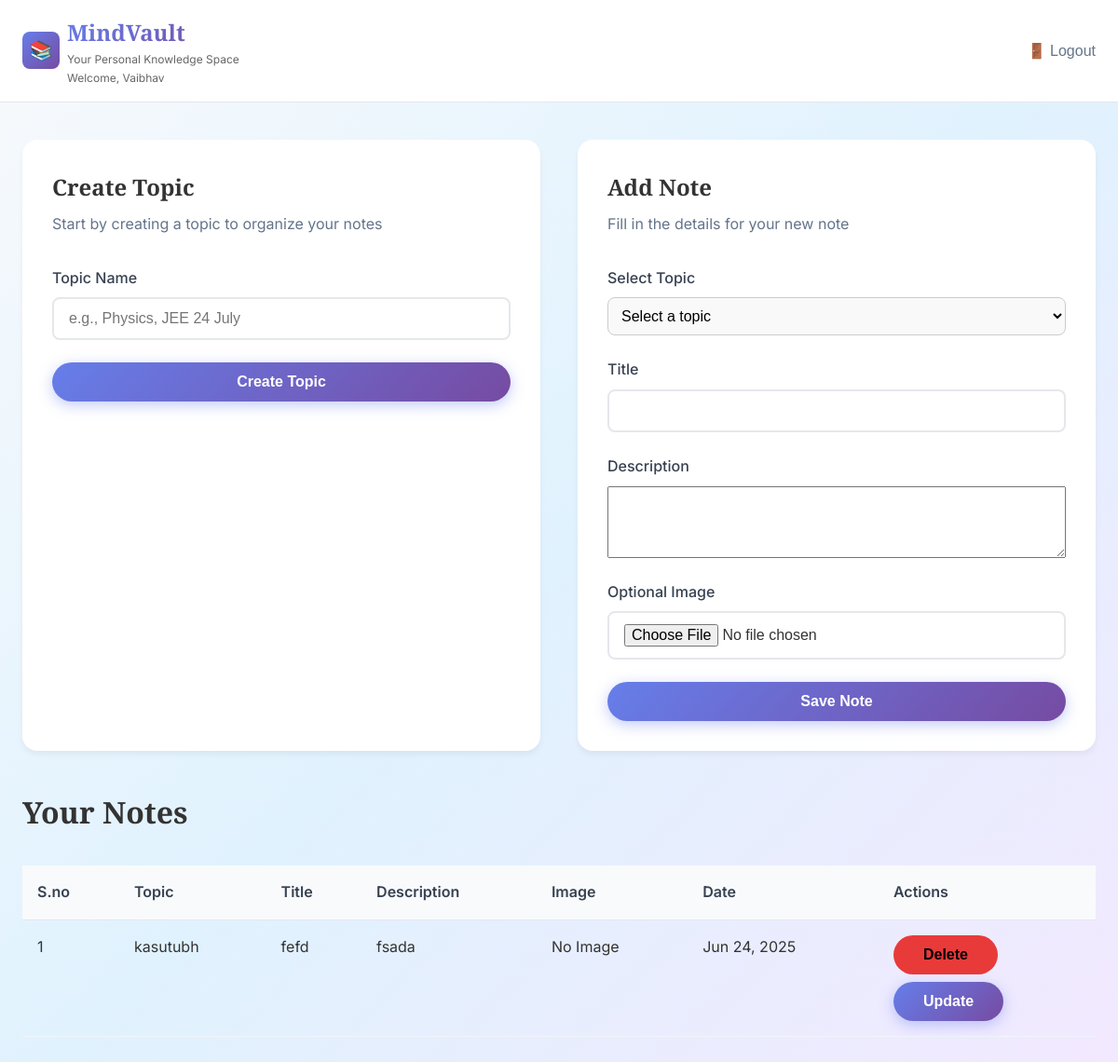
The app's page /MindVault/ (signed in), older data.
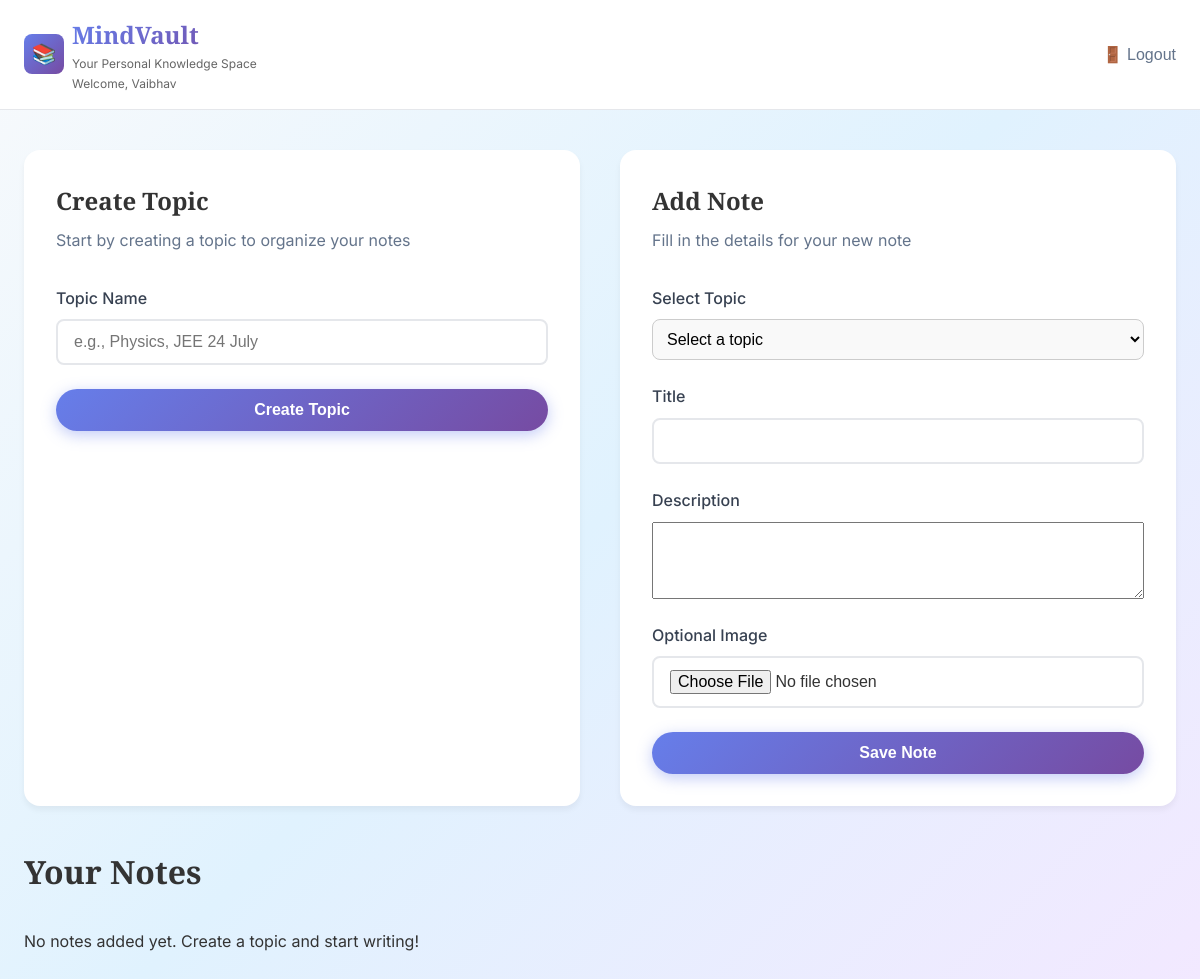
The same page, newer data.
### Notes/models.py (models this page shows, shortened)
class Entry(models.Model):
    user = models.ForeignKey(User,  on_delete=models.SET_NULL,null=True,blank=True)
    topic = models.ForeignKey(Topic, on_delete=models.CASCADE, related_name='entries')
    title = models.CharField(max_length=200)
    description = models.TextField()
    image = models.ImageField(upload_to='entries/', blank=True, null=True)
    created_at = models.DateTimeField(auto_now_add=True)

class Topic(models.Model):
    user = models.ForeignKey(User,  on_delete=models.SET_NULL,null=True,blank=True)
    name = models.CharField(max_length=100)
    created_at = models.DateTimeField(auto_now_add=True)

### Notes/views.py (the view, shortened to what this page needs)
# urls.py: path('MindVault/',notes_entry, name = "notes_entry"),
@login_required(login_url='/login/')
def notes_entry(request):
    topics = Topic.objects.filter(user=request.user)
    entries = Entry.objects.filter(user=request.user).order_by('-created_at')
    return render(request, 'home.html', {
        'topics': topics,
        'entries': entries
    })

### Notes/templates/home.html (shortened to what the changed rows need)
{% extends "base.html" %}
{% block start %}
<div class="app-container">
    <div class="topic-panel">
        <div class="panel-header">
            <h2>Create Topic</h2>
        </div>
    </div>
    <div class="note-panel">
        <div class="panel-header">
            <h2>Add Note</h2>
        </div>
    </div>
</div>
<div class="notes-section">
    <div class="section-header">
        <h2>Your Notes</h2>
    </div>
    {% if entries %}
    <table class="notes-table">
        <thead>
            <tr>
                <th>S.no</th>
                <th>Topic</th>
                <th>Title</th>
                <th>Description</th>
                <th>Image</th>
                <th>Date</th>
                <th>Actions</th>
            </tr>
        </thead>
        <tbody>
            {% for entry in entries %}
            <tr>
                <td>{{forloop.counter}}</td>
                <td>{{ entry.topic.name }}</td>
                <td>{{ entry.title }}</td>
                <td>{{ entry.description }}</td>
                <td>
                    {% if entry.image %}
                <a href = "/media/{{entry.image}}" target="_blank"><img src = "/media/{{entry.image}}" style="height: 100px; width: 100px;"></a></t>
                    {% else %}
                        No Image
                    {% endif %}
                </td>
                <td>{{ entry.created_at|date:"M d, Y" }}</td>
                <td>
            <div style="display: flex; flex-direction: column; gap: 8px;">
                <a href="/delete-entry/{{entry.id}}/" class="linkbtn">
                <button class="btn btn-danger" style="background-color: rgb(233, 58, 58);">Delete</button>
                </a>
                <a href="/update-entry/{{entry.id}}/" class="linkbtn">
                <button class="btn btn-primary">Update</button>
                </a>
            </div>
            </td>
            </tr>
            {% endfor %}
        </tbody>
    </table>
    {% else %}
        <p>No notes added yet. Create a topic and start writing!</p>
    {% endif %}
</div>
{% endblock %}

Row changes from the older to the newer data that the page shows:
removed Entry: topic.name "kasutubh", title "fefd", description "fsada", image "No Image", created_at "Jun 24, 2025"
Text that changed along with them:
text no longer shown: "S.no Topic Title Description Image Date Actions"
text now shown: "No notes added yet. Create a topic and start writing!"
